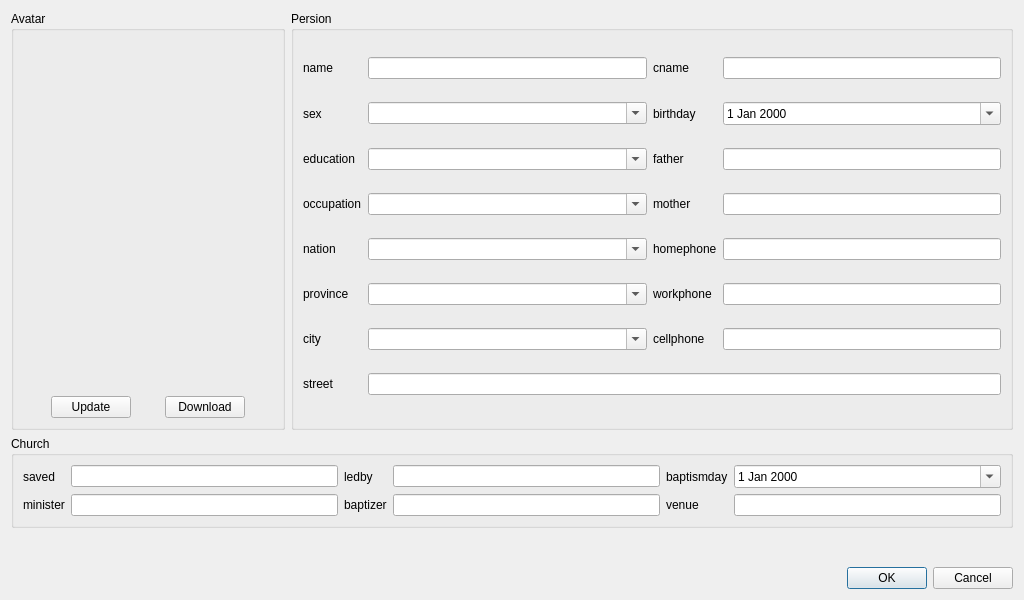
<?xml version="1.0" encoding="UTF-8"?>
<ui version="4.0">
 <class>MemberDlg</class>
 <widget class="QDialog" name="MemberDlg">
  <property name="geometry">
   <rect>
    <x>0</x>
    <y>0</y>
    <width>1024</width>
    <height>600</height>
   </rect>
  </property>
  <property name="windowTitle">
   <string>Member information</string>
  </property>
  <layout class="QVBoxLayout" name="verticalLayout_2">
   <item>
    <layout class="QHBoxLayout" name="horizontalLayout_2">
     <item>
      <widget class="QGroupBox" name="groupBox_3">
       <property name="title">
        <string>Avatar</string>
       </property>
       <layout class="QVBoxLayout" name="verticalLayout">
        <item>
         <widget class="QLabel" name="avatarLabel">
          <property name="minimumSize">
           <size>
            <width>250</width>
            <height>350</height>
           </size>
          </property>
          <property name="maximumSize">
           <size>
            <width>250</width>
            <height>350</height>
           </size>
          </property>
          <property name="pixmap">
           <pixmap resource="../resouce.qrc">:/images/avatar.png</pixmap>
          </property>
          <property name="scaledContents">
           <bool>true</bool>
          </property>
         </widget>
        </item>
        <item>
         <layout class="QHBoxLayout" name="horizontalLayout">
          <item>
           <widget class="QPushButton" name="uploadButton">
            <property name="sizePolicy">
             <sizepolicy hsizetype="Fixed" vsizetype="Fixed">
              <horstretch>0</horstretch>
              <verstretch>0</verstretch>
             </sizepolicy>
            </property>
            <property name="text">
             <string>Update</string>
            </property>
           </widget>
          </item>
          <item>
           <widget class="QPushButton" name="downloadButton">
            <property name="sizePolicy">
             <sizepolicy hsizetype="Fixed" vsizetype="Fixed">
              <horstretch>0</horstretch>
              <verstretch>0</verstretch>
             </sizepolicy>
            </property>
            <property name="text">
             <string>Download</string>
            </property>
           </widget>
          </item>
         </layout>
        </item>
       </layout>
      </widget>
     </item>
     <item>
      <widget class="QGroupBox" name="groupBox_2">
       <property name="title">
        <string>Persion</string>
       </property>
       <layout class="QGridLayout" name="gridLayout">
        <item row="0" column="0">
         <widget class="QLabel" name="label">
          <property name="text">
           <string>name</string>
          </property>
          <property name="buddy">
           <cstring>nameEdit</cstring>
          </property>
         </widget>
        </item>
        <item row="0" column="1">
         <widget class="QLineEdit" name="nameEdit"/>
        </item>
        <item row="0" column="2">
         <widget class="QLabel" name="label_2">
          <property name="text">
           <string>cname</string>
          </property>
          <property name="buddy">
           <cstring>cnameEdit</cstring>
          </property>
         </widget>
        </item>
        <item row="0" column="3">
         <widget class="QLineEdit" name="cnameEdit"/>
        </item>
        <item row="1" column="0">
         <widget class="QLabel" name="label_4">
          <property name="text">
           <string>sex</string>
          </property>
          <property name="buddy">
           <cstring>sexBox</cstring>
          </property>
         </widget>
        </item>
        <item row="1" column="1">
         <widget class="QComboBox" name="sexBox">
          <property name="editable">
           <bool>true</bool>
          </property>
         </widget>
        </item>
        <item row="1" column="2">
         <widget class="QLabel" name="label_19">
          <property name="text">
           <string>birthday</string>
          </property>
          <property name="buddy">
           <cstring>birthdayDt</cstring>
          </property>
         </widget>
        </item>
        <item row="1" column="3">
         <widget class="QDateEdit" name="birthdayDt">
          <property name="calendarPopup">
           <bool>true</bool>
          </property>
         </widget>
        </item>
        <item row="2" column="0">
         <widget class="QLabel" name="label_11">
          <property name="text">
           <string>education</string>
          </property>
          <property name="buddy">
           <cstring>educationBox</cstring>
          </property>
         </widget>
        </item>
        <item row="2" column="1">
         <widget class="QComboBox" name="educationBox">
          <property name="editable">
           <bool>true</bool>
          </property>
         </widget>
        </item>
        <item row="2" column="2">
         <widget class="QLabel" name="label_13">
          <property name="text">
           <string>father</string>
          </property>
          <property name="buddy">
           <cstring>fatherEdit</cstring>
          </property>
         </widget>
        </item>
        <item row="2" column="3">
         <widget class="QLineEdit" name="fatherEdit"/>
        </item>
        <item row="3" column="0">
         <widget class="QLabel" name="label_12">
          <property name="text">
           <string>occupation</string>
          </property>
          <property name="buddy">
           <cstring>occupationBox</cstring>
          </property>
         </widget>
        </item>
        <item row="3" column="1">
         <widget class="QComboBox" name="occupationBox">
          <property name="editable">
           <bool>true</bool>
          </property>
         </widget>
        </item>
        <item row="3" column="2">
         <widget class="QLabel" name="label_14">
          <property name="text">
           <string>mother</string>
          </property>
          <property name="buddy">
           <cstring>motherEdit</cstring>
          </property>
         </widget>
        </item>
        <item row="3" column="3">
         <widget class="QLineEdit" name="motherEdit"/>
        </item>
        <item row="4" column="0">
         <widget class="QLabel" name="label_5">
          <property name="text">
           <string>nation</string>
          </property>
          <property name="buddy">
           <cstring>nationBox</cstring>
          </property>
         </widget>
        </item>
        <item row="4" column="1">
         <widget class="QComboBox" name="nationBox">
          <property name="editable">
           <bool>true</bool>
          </property>
         </widget>
        </item>
        <item row="4" column="2">
         <widget class="QLabel" name="label_8">
          <property name="text">
           <string>homephone</string>
          </property>
          <property name="buddy">
           <cstring>homephEdit</cstring>
          </property>
         </widget>
        </item>
        <item row="4" column="3">
         <widget class="QLineEdit" name="homephEdit"/>
        </item>
        <item row="5" column="0">
         <widget class="QLabel" name="label_7">
          <property name="text">
           <string>province</string>
          </property>
          <property name="buddy">
           <cstring>provinceBox</cstring>
          </property>
         </widget>
        </item>
        <item row="5" column="1">
         <widget class="QComboBox" name="provinceBox">
          <property name="editable">
           <bool>true</bool>
          </property>
         </widget>
        </item>
        <item row="5" column="2">
         <widget class="QLabel" name="label_9">
          <property name="text">
           <string>workphone</string>
          </property>
          <property name="buddy">
           <cstring>workphEdit</cstring>
          </property>
         </widget>
        </item>
        <item row="5" column="3">
         <widget class="QLineEdit" name="workphEdit"/>
        </item>
        <item row="6" column="0">
         <widget class="QLabel" name="label_6">
          <property name="text">
           <string>city</string>
          </property>
          <property name="buddy">
           <cstring>cityBox</cstring>
          </property>
         </widget>
        </item>
        <item row="6" column="1">
         <widget class="QComboBox" name="cityBox">
          <property name="editable">
           <bool>true</bool>
          </property>
         </widget>
        </item>
        <item row="6" column="2">
         <widget class="QLabel" name="label_10">
          <property name="text">
           <string>cellphone</string>
          </property>
          <property name="buddy">
           <cstring>cellphEdit</cstring>
          </property>
         </widget>
        </item>
        <item row="6" column="3">
         <widget class="QLineEdit" name="cellphEdit"/>
        </item>
        <item row="7" column="0">
         <widget class="QLabel" name="label_3">
          <property name="text">
           <string>street</string>
          </property>
          <property name="buddy">
           <cstring>streetEdit</cstring>
          </property>
         </widget>
        </item>
        <item row="7" column="1" colspan="3">
         <widget class="QLineEdit" name="streetEdit"/>
        </item>
       </layout>
      </widget>
     </item>
    </layout>
   </item>
   <item>
    <widget class="QGroupBox" name="groupBox">
     <property name="title">
      <string>Church</string>
     </property>
     <layout class="QGridLayout" name="gridLayout_2">
      <item row="0" column="2">
       <widget class="QLabel" name="label_18">
        <property name="text">
         <string>ledby</string>
        </property>
        <property name="buddy">
         <cstring>ledbyEdit</cstring>
        </property>
       </widget>
      </item>
      <item row="1" column="1">
       <widget class="QLineEdit" name="ministerEdit"/>
      </item>
      <item row="1" column="3">
       <widget class="QLineEdit" name="baptizerEdit"/>
      </item>
      <item row="0" column="5">
       <widget class="QDateEdit" name="baptismdayDt">
        <property name="calendarPopup">
         <bool>true</bool>
        </property>
       </widget>
      </item>
      <item row="0" column="0">
       <widget class="QLabel" name="label_15">
        <property name="text">
         <string>saved</string>
        </property>
        <property name="buddy">
         <cstring>savedEdit</cstring>
        </property>
       </widget>
      </item>
      <item row="0" column="4">
       <widget class="QLabel" name="label_16">
        <property name="text">
         <string>baptismday</string>
        </property>
        <property name="buddy">
         <cstring>baptismdayDt</cstring>
        </property>
       </widget>
      </item>
      <item row="1" column="0">
       <widget class="QLabel" name="label_17">
        <property name="text">
         <string>minister</string>
        </property>
        <property name="buddy">
         <cstring>ministerEdit</cstring>
        </property>
       </widget>
      </item>
      <item row="0" column="1">
       <widget class="QLineEdit" name="savedEdit"/>
      </item>
      <item row="1" column="2">
       <widget class="QLabel" name="label_20">
        <property name="text">
         <string>baptizer</string>
        </property>
        <property name="buddy">
         <cstring>baptizerEdit</cstring>
        </property>
       </widget>
      </item>
      <item row="1" column="4">
       <widget class="QLabel" name="label_21">
        <property name="text">
         <string>venue</string>
        </property>
        <property name="buddy">
         <cstring>venueEdit</cstring>
        </property>
       </widget>
      </item>
      <item row="1" column="5">
       <widget class="QLineEdit" name="venueEdit">
        <property name="text">
         <string/>
        </property>
       </widget>
      </item>
      <item row="0" column="3">
       <widget class="QLineEdit" name="ledbyEdit"/>
      </item>
     </layout>
    </widget>
   </item>
   <item>
    <spacer name="verticalSpacer">
     <property name="orientation">
      <enum>Qt::Vertical</enum>
     </property>
     <property name="sizeHint" stdset="0">
      <size>
       <width>20</width>
       <height>4</height>
      </size>
     </property>
    </spacer>
   </item>
   <item>
    <layout class="QHBoxLayout" name="horizontalLayout_3">
     <item>
      <spacer name="horizontalSpacer_2">
       <property name="orientation">
        <enum>Qt::Horizontal</enum>
       </property>
       <property name="sizeHint" stdset="0">
        <size>
         <width>40</width>
         <height>20</height>
        </size>
       </property>
      </spacer>
     </item>
     <item>
      <widget class="QDialogButtonBox" name="buttonBox">
       <property name="orientation">
        <enum>Qt::Horizontal</enum>
       </property>
       <property name="standardButtons">
        <set>QDialogButtonBox::Cancel|QDialogButtonBox::Ok</set>
       </property>
      </widget>
     </item>
    </layout>
   </item>
  </layout>
 </widget>
 <tabstops>
  <tabstop>nameEdit</tabstop>
  <tabstop>cnameEdit</tabstop>
  <tabstop>sexBox</tabstop>
  <tabstop>birthdayDt</tabstop>
  <tabstop>educationBox</tabstop>
  <tabstop>occupationBox</tabstop>
  <tabstop>fatherEdit</tabstop>
  <tabstop>motherEdit</tabstop>
  <tabstop>nationBox</tabstop>
  <tabstop>provinceBox</tabstop>
  <tabstop>cityBox</tabstop>
  <tabstop>streetEdit</tabstop>
  <tabstop>homephEdit</tabstop>
  <tabstop>workphEdit</tabstop>
  <tabstop>cellphEdit</tabstop>
  <tabstop>savedEdit</tabstop>
  <tabstop>ledbyEdit</tabstop>
  <tabstop>baptismdayDt</tabstop>
  <tabstop>ministerEdit</tabstop>
  <tabstop>baptizerEdit</tabstop>
  <tabstop>venueEdit</tabstop>
  <tabstop>uploadButton</tabstop>
 </tabstops>
 <resources>
  <include location="../resouce.qrc"/>
 </resources>
 <connections>
  <connection>
   <sender>buttonBox</sender>
   <signal>accepted()</signal>
   <receiver>MemberDlg</receiver>
   <slot>accept()</slot>
   <hints>
    <hint type="sourcelabel">
     <x>451</x>
     <y>486</y>
    </hint>
    <hint type="destinationlabel">
     <x>157</x>
     <y>274</y>
    </hint>
   </hints>
  </connection>
  <connection>
   <sender>buttonBox</sender>
   <signal>rejected()</signal>
   <receiver>MemberDlg</receiver>
   <slot>reject()</slot>
   <hints>
    <hint type="sourcelabel">
     <x>451</x>
     <y>486</y>
    </hint>
    <hint type="destinationlabel">
     <x>286</x>
     <y>274</y>
    </hint>
   </hints>
  </connection>
 </connections>
</ui>
